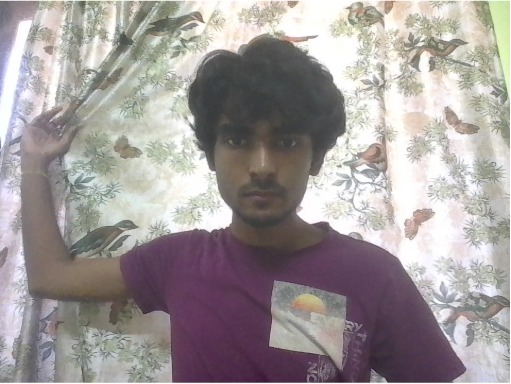
#> input picture server/uploads/1779263753702-WhatsApp_Image_2026-05-15_at_16.57.09.jpeg, 511 x 384 px, given in place of the camera
$ python 'import cv2.py'
#> lines starting #> are read from the running program, lines starting #| are printed output that depends on the picture
import cv2
import time
import imutils

# Start webcam
camera = cv2.VideoCapture(0)

time.sleep(2)  # Camera warm-up

first_frame = None

while True:
    # Read frame
    ret, frame = camera.read()
#> frame is the input picture: shape (384, 511, 3); mean B, G, R 153.5, 153.8, 160.4

    # Resize frame
    frame = imutils.resize(frame, width=500)
#> frame: shape (375, 500, 3)

    # Convert to grayscale
    gray = cv2.cvtColor(frame, cv2.COLOR_BGR2GRAY)
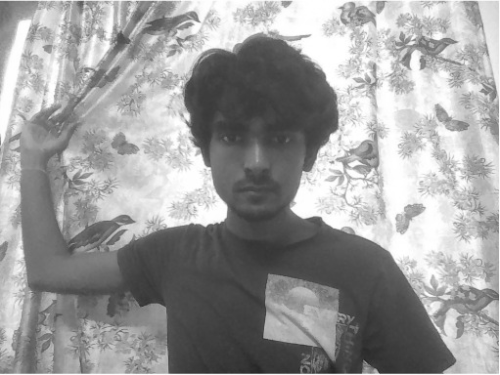
#> gray: shape (375, 500); min 35, max 255, mean 155.7

    # Apply Gaussian Blur
    gray = cv2.GaussianBlur(gray, (21, 21), 0)
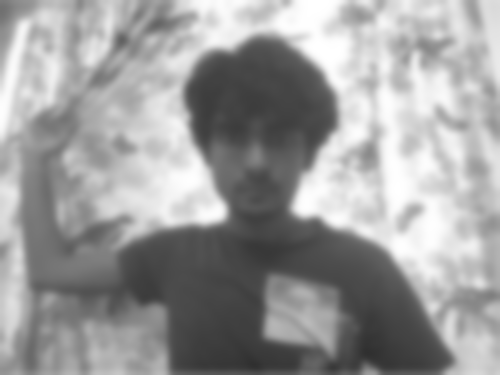
#> gray: shape (375, 500); min 47, max 255, mean 155.5

    # Store first frame
    if first_frame is None:
        first_frame = gray
        continue

    # Find difference between first frame and current frame
    frame_diff = cv2.absdiff(first_frame, gray)

    # Convert difference to black & white
    thresh = cv2.threshold(frame_diff, 25, 255, cv2.THRESH_BINARY)[1]

    # Dilate image to fill gaps
    thresh = cv2.dilate(thresh, None, iterations=2)

    # Find contours
    contours, _ = cv2.findContours(
        thresh.copy(),
        cv2.RETR_EXTERNAL,
        cv2.CHAIN_APPROX_SIMPLE
    )

    # Draw rectangle around moving object
    for contour in contours:

        # Ignore small movements
        if cv2.contourArea(contour) < 1000:
            continue

        (x, y, w, h) = cv2.boundingRect(contour)

        cv2.rectangle(
            frame,
            (x, y),
            (x + w, y + h),
            (0, 255, 0),
            2
        )

    # Show webcam
    cv2.imshow("Motion Detection", frame)

    # Press q to quit
    key = cv2.waitKey(1) & 0xFF
    if key == ord("q"):
        break

# Release camera
camera.release()
cv2.destroyAllWindows()
